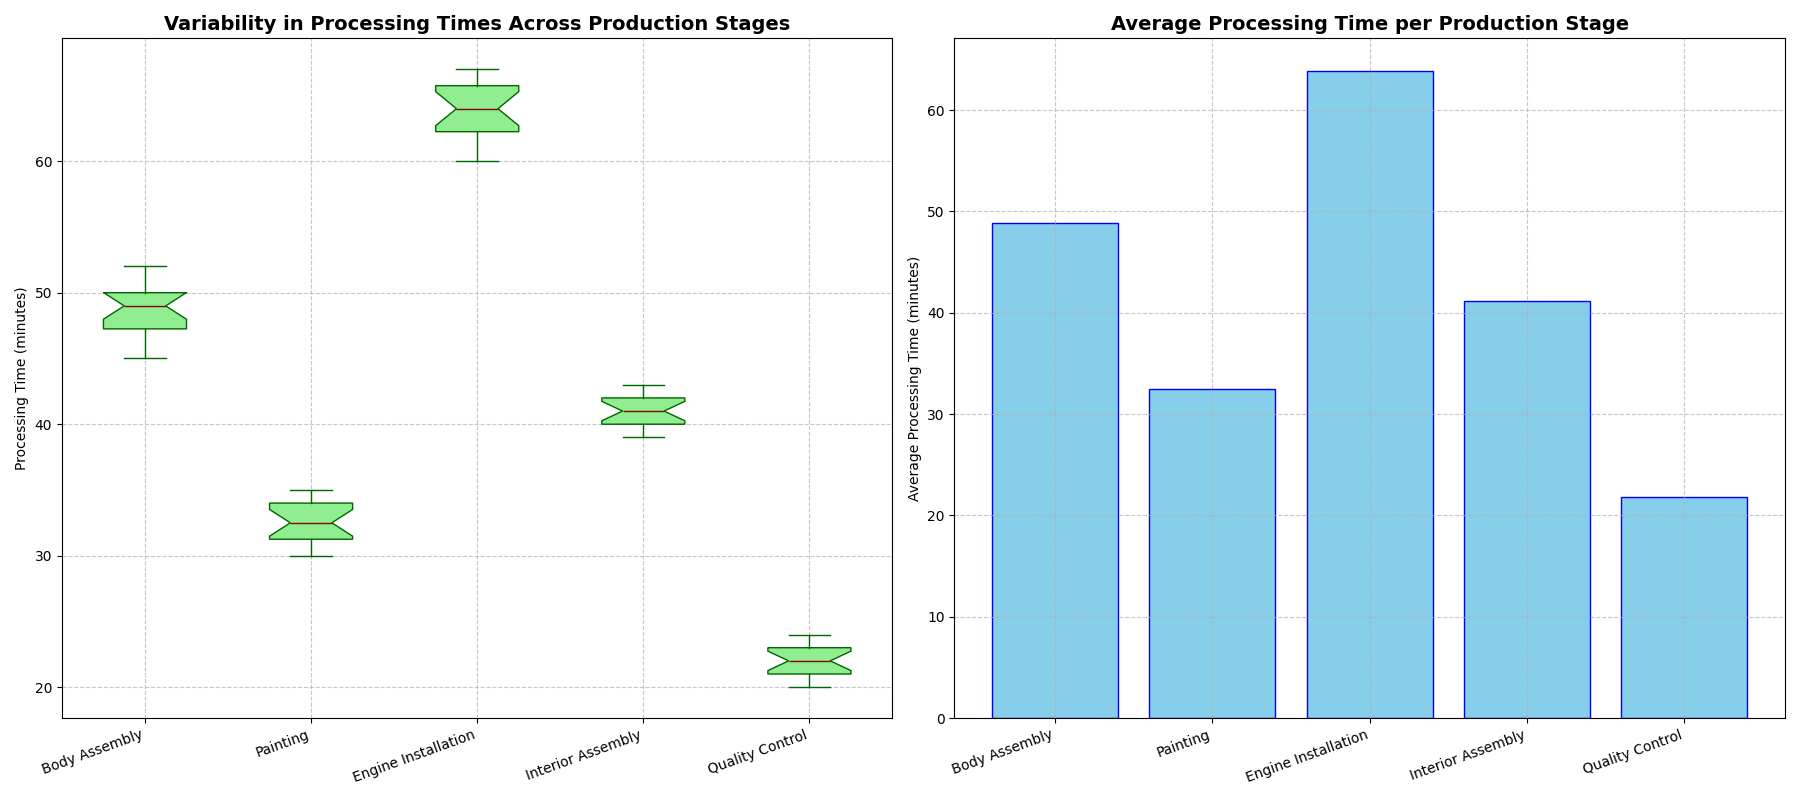

This figure's Python source:
import matplotlib.pyplot as plt
import numpy as np

# Backstory: Analyzing Processing Time in Different Stages of a Production Line
# We are investigating the variability in processing times across different 
# stages of a production line in a car manufacturing plant. 
# The stages include: 
# - Body Assembly
# - Painting
# - Engine Installation
# - Interior Assembly
# - Quality Control

# Constructing contextual data input for the processing times in each stage (in minutes)
body_assembly = [45, 50, 48, 52, 46, 49, 47, 51, 50, 48, 47, 46, 50, 51, 49, 52, 48, 50]
painting = [30, 34, 32, 33, 31, 35, 34, 32, 30, 33, 34, 32, 31, 30, 32, 34, 35, 33]
engine_installation = [60, 65, 63, 64, 66, 62, 61, 67, 62, 63, 65, 66, 64, 61, 65, 67, 63, 66]
interior_assembly = [40, 42, 41, 39, 43, 42, 40, 41, 43, 39, 42, 41, 40, 43, 42, 39, 43, 40]
quality_control = [20, 22, 21, 23, 20, 24, 21, 22, 20, 22, 21, 20, 24, 23, 21, 22, 24, 23]

data = [body_assembly, painting, engine_installation, interior_assembly, quality_control]
stages = ['Body Assembly', 'Painting', 'Engine Installation', 'Interior Assembly', 'Quality Control']

# Create a figure with 1x2 subplots
fig, axs = plt.subplots(1, 2, figsize=(18, 8))

# Box plot of processing times for each stage
axs[0].boxplot(data, vert=True, patch_artist=True, notch=True,
               boxprops=dict(facecolor="lightgreen", color="darkgreen"),
               whiskerprops=dict(color="darkgreen"),
               capprops=dict(color="darkgreen"),
               medianprops=dict(color="darkred"),
               flierprops=dict(markerfacecolor='red', marker='o', alpha=0.5))

axs[0].set_title('Variability in Processing Times Across Production Stages', fontsize=14, fontweight='bold')
axs[0].set_ylabel('Processing Time (minutes)')
axs[0].set_xticklabels(stages, rotation=20, ha='right')  # Rotate labels for readability
axs[0].grid(linestyle='--', alpha=0.7)

# Create average processing time data for a new perspective
average_processing_time = [np.mean(stage) for stage in data]
stage_indices = np.arange(len(stages))

# Bar chart of average processing times
axs[1].bar(stage_indices, average_processing_time, color='skyblue', edgecolor='blue')
axs[1].set_xticks(stage_indices)
axs[1].set_xticklabels(stages, rotation=20, ha='right')  # Rotate labels for readability
axs[1].set_title('Average Processing Time per Production Stage', fontsize=14, fontweight='bold')
axs[1].set_ylabel('Average Processing Time (minutes)')
axs[1].grid(linestyle='--', alpha=0.7)

# Adjust layout to prevent overlap
plt.tight_layout()

# Show the plot
plt.show()
